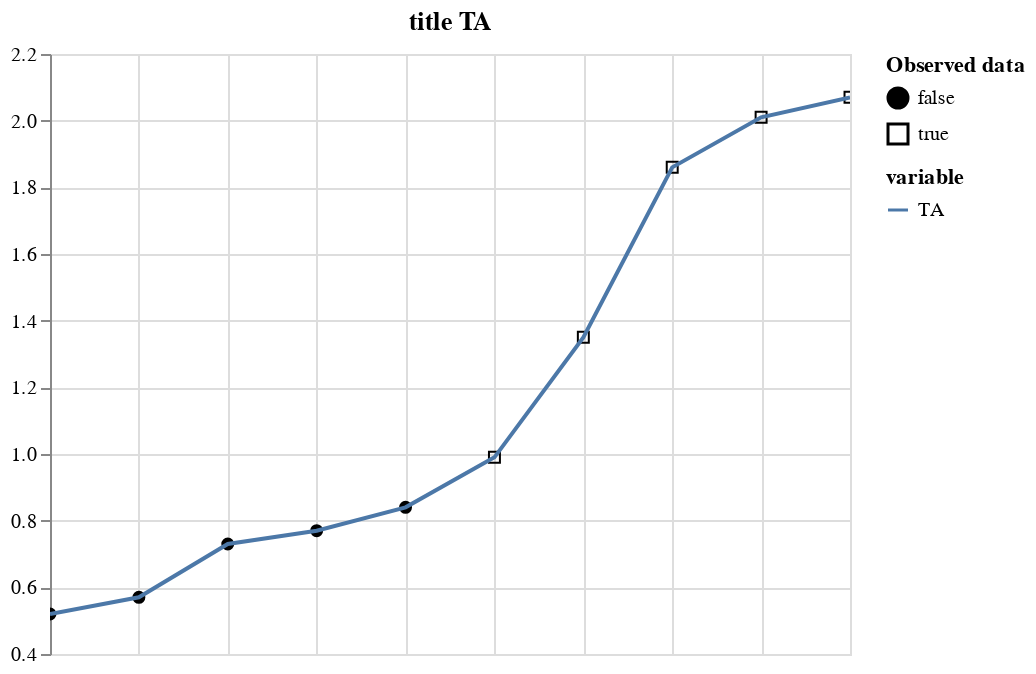

Notebook source saved alongside this figure:
### Code cell
plot_variable(m_df.tidy(), "TA", title="title TA")

### Figure 1 — Vega-Lite specification as saved in the notebook (floating-point values rounded to 4 significant figures)
{"config": {"view": {"continuousWidth": 400, "continuousHeight": 300}}, "layer": [{"mark": {"type": "point", "color": "black", "fillOpacity": 1, "strokeWidth": 1}, "encoding": {"fill": {"field": "is_present", "legend": {"title": ["Observed data"]}, "scale": {"range": ["black", "#ffffff00"]}, "type": "nominal"}, "shape": {"field": "is_present", "type": "nominal"}, "x": {"axis": {"domain": false, "labels": false, "ticks": false, "title": null}, "field": "time", "type": "temporal"}, "y": {"field": "value", "scale": {"zero": false}, "title": "", "type": "quantitative"}}}, {"mark": "line", "encoding": {"color": {"field": "variable", "type": "nominal"}, "x": {"field": "time", "type": "temporal"}, "y": {"field": "value", "scale": {"zero": false}, "title": "", "type": "quantitative"}}, "name": "view_1"}], "data": {"name": "data-c216e5a4167f549263b7fefd6be27b9a"}, "params": [{"name": "param_4", "select": {"type": "interval"}, "bind": "scales", "views": ["view_1"]}], "title": "title TA", "$schema": "https://vega.github.io/schema/vega-lite/v5.2.0.json", "datasets": {"data-c216e5a4167f549263b7fefd6be27b9a": [{"time": "2000-01-01T15:30:00", "variable": "TA", "value": 0.52, "is_present": false}, {"time": "2000-01-01T16:00:00", "variable": "TA", "value": 0.57, "is_present": false}, {"time": "2000-01-01T16:30:00", "variable": "TA", "value": 0.73, "is_present": false}, {"time": "2000-01-01T17:00:00", "variable": "TA", "value": 0.77, "is_present": false}, {"time": "2000-01-01T17:30:00", "variable": "TA", "value": 0.84, "is_present": false}, {"time": "2000-01-01T18:00:00", "variable": "TA", "value": 0.99, "is_present": true}, {"time": "2000-01-01T18:30:00", "variable": "TA", "value": 1.35, "is_present": true}, {"time": "2000-01-01T19:00:00", "variable": "TA", "value": 1.86, "is_present": true}, {"time": "2000-01-01T19:30:00", "variable": "TA", "value": 2.01, "is_present": true}, {"time": "2000-01-01T20:00:00", "variable": "TA", "value": 2.07, "is_present": true}]}}
